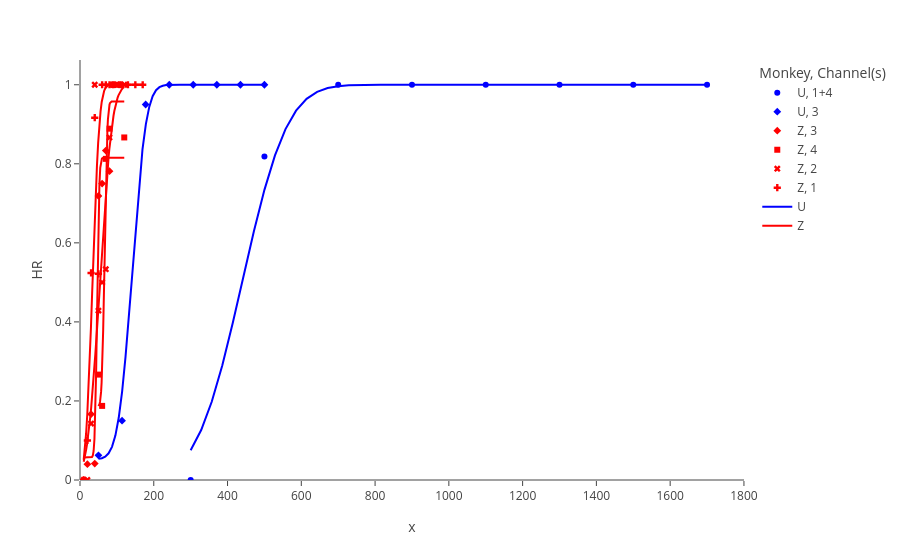

Notebook cell for this chart:
### Code cell
plot.psycho(dff)

### Figure 1 — Plotly figure (JSON) as saved in the notebook; plotly's stock layout.template omitted (floating-point values rounded to 4 significant figures)
{"data": [{"hovertemplate": "Monkey=U<br>Channel(s)=1+4<br>x=%{x}<br>HR=%{y}<extra></extra>", "legendgroup": "U, 1+4", "marker": {"color": "blue", "symbol": "circle"}, "mode": "markers", "name": "U, 1+4", "orientation": "v", "showlegend": true, "type": "scatter", "x": [300, 500, 700, 900, 1100, 1300, 1500, 1700], "xaxis": "x", "y": [0, 0.8182, 1, 1, 1, 1, 1, 1], "yaxis": "y"}, {"hovertemplate": "Monkey=U<br>Channel(s)=3<br>x=%{x}<br>HR=%{y}<extra></extra>", "legendgroup": "U, 3", "marker": {"color": "blue", "symbol": "diamond"}, "mode": "markers", "name": "U, 3", "orientation": "v", "showlegend": true, "type": "scatter", "x": [50, 114, 178, 242, 307, 371, 435, 500], "xaxis": "x", "y": [0.0625, 0.15, 0.95, 1, 1, 1, 1, 1], "yaxis": "y"}, {"hovertemplate": "Monkey=Z<br>Channel(s)=3<br>x=%{x}<br>HR=%{y}<extra></extra>", "legendgroup": "Z, 3", "marker": {"color": "red", "symbol": "diamond"}, "mode": "markers", "name": "Z, 3", "orientation": "v", "showlegend": true, "type": "scatter", "x": [10, 20, 30, 40, 50, 60, 70, 80], "xaxis": "x", "y": [0, 0.04, 0.1667, 0.04167, 0.7188, 0.75, 0.8333, 0.7812], "yaxis": "y"}, {"hovertemplate": "Monkey=Z<br>Channel(s)=4<br>x=%{x}<br>HR=%{y}<extra></extra>", "legendgroup": "Z, 4", "marker": {"color": "red", "symbol": "square"}, "mode": "markers", "name": "Z, 4", "orientation": "v", "showlegend": true, "type": "scatter", "x": [50, 60, 70, 80, 90, 100, 110, 120], "xaxis": "x", "y": [0.2667, 0.1875, 0.8125, 0.8889, 1, 1, 1, 0.8667], "yaxis": "y"}, {"hovertemplate": "Monkey=Z<br>Channel(s)=2<br>x=%{x}<br>HR=%{y}<extra></extra>", "legendgroup": "Z, 2", "marker": {"color": "red", "symbol": "x"}, "mode": "markers", "name": "Z, 2", "orientation": "v", "showlegend": true, "type": "scatter", "x": [10, 20, 30, 40, 50, 60, 70, 80, 90, 100, 110, 120], "xaxis": "x", "y": [0, 0, 0.1429, 1, 0.4286, 0.5, 0.5333, 0.8667, 1, 1, 1, 1], "yaxis": "y"}, {"hovertemplate": "Monkey=Z<br>Channel(s)=1<br>x=%{x}<br>HR=%{y}<extra></extra>", "legendgroup": "Z, 1", "marker": {"color": "red", "symbol": "cross"}, "mode": "markers", "name": "Z, 1", "orientation": "v", "showlegend": true, "type": "scatter", "x": [10, 20, 30, 40, 50, 60, 70, 80, 90, 110, 130, 150, 170], "xaxis": "x", "y": [0, 0.1, 0.5238, 0.9167, 0.5217, 1, 1, 1, 1, 1, 1, 1, 1], "yaxis": "y"}, {"hovertemplate": "Monkey=U<br>id=27<br>x=%{x}<br>y=%{y}<extra></extra>", "legendgroup": "U", "line": {"color": "blue", "dash": "solid"}, "mode": "lines", "name": "U", "orientation": "v", "showlegend": true, "type": "scatter", "x": [300, 328.6, 357.1, 385.7, 414.3, 442.9, 471.4, 500, 528.6, 557.1, 585.7, 614.3, 642.9, 671.4, 700, 728.6, 757.1, 785.7, 814.3, 842.9, 871.4, 900, 928.6, 957.1, 985.7, 1014.0, 1043.0, 1071.0, 1100, 1129.0, 1157.0, 1186.0, 1214.0, 1243.0, 1271.0, 1300, 1329.0, 1357.0, 1386.0, 1414.0, 1443.0, 1471.0, 1500, 1529.0, 1557.0, 1586.0, 1614.0, 1643.0, 1671.0, 1700], "xaxis": "x", "y": [0.0752, 0.1264, 0.198, 0.2897, 0.3977, 0.5142, 0.6294, 0.7341, 0.8212, 0.8878, 0.9345, 0.9645, 0.9821, 0.9917, 0.9964, 0.9986, 0.9995, 0.9998, 0.9999, 1.0, 1.0, 1.0, 1.0, 1.0, 1.0, 1.0, 1.0, 1.0, 1.0, 1.0, 1.0, 1.0, 1.0, 1.0, 1.0, 1.0, 1.0, 1.0, 1.0, 1.0, 1.0, 1.0, 1.0, 1.0, 1.0, 1.0, 1.0, 1.0, 1.0, 1.0], "yaxis": "y"}, {"hovertemplate": "Monkey=U<br>id=28<br>x=%{x}<br>y=%{y}<extra></extra>", "legendgroup": "U", "line": {"color": "blue", "dash": "solid"}, "mode": "lines", "name": "U", "orientation": "v", "showlegend": false, "type": "scatter", "x": [50, 59.18, 68.37, 77.55, 86.73, 95.92, 105.1, 114.3, 123.5, 132.7, 141.8, 151.0, 160.2, 169.4, 178.6, 187.8, 196.9, 206.1, 215.3, 224.5, 233.7, 242.9, 252.0, 261.2, 270.4, 279.6, 288.8, 298.0, 307.1, 316.3, 325.5, 334.7, 343.9, 353.1, 362.2, 371.4, 380.6, 389.8, 399.0, 408.2, 417.3, 426.5, 435.7, 444.9, 454.1, 463.3, 472.4, 481.6, 490.8, 500], "xaxis": "x", "y": [0.05345, 0.05515, 0.05912, 0.06754, 0.08381, 0.1124, 0.158, 0.2243, 0.312, 0.4174, 0.5327, 0.6474, 0.7511, 0.8365, 0.9005, 0.944, 0.971, 0.9862, 0.9939, 0.9976, 0.9991, 0.9997, 0.9999, 1.0, 1.0, 1.0, 1.0, 1.0, 1.0, 1.0, 1.0, 1.0, 1.0, 1.0, 1.0, 1.0, 1.0, 1.0, 1.0, 1.0, 1.0, 1.0, 1.0, 1.0, 1.0, 1.0, 1.0, 1.0, 1.0, 1.0], "yaxis": "y"}, {"hovertemplate": "Monkey=Z<br>id=989<br>x=%{x}<br>y=%{y}<extra></extra>", "legendgroup": "Z", "line": {"color": "red", "dash": "solid"}, "mode": "lines", "name": "Z", "orientation": "v", "showlegend": true, "type": "scatter", "x": [50, 51.43, 52.86, 54.29, 55.71, 57.14, 58.57, 60, 61.43, 62.86, 64.29, 65.71, 67.14, 68.57, 70, 71.43, 72.86, 74.29, 75.71, 77.14, 78.57, 80, 81.43, 82.86, 84.29, 85.71, 87.14, 88.57, 90, 91.43, 92.86, 94.29, 95.71, 97.14, 98.57, 100, 101.4, 102.9, 104.3, 105.7, 107.1, 108.6, 110, 111.4, 112.9, 114.3, 115.7, 117.1, 118.6, 120], "xaxis": "x", "y": [0.1871, 0.1887, 0.1919, 0.1976, 0.2073, 0.2229, 0.2464, 0.2797, 0.3242, 0.38, 0.4458, 0.5188, 0.595, 0.6698, 0.7388, 0.7988, 0.8478, 0.8854, 0.9125, 0.931, 0.9428, 0.9498, 0.9538, 0.956, 0.957, 0.9575, 0.9578, 0.9579, 0.9579, 0.9579, 0.9579, 0.9579, 0.9579, 0.9579, 0.9579, 0.9579, 0.9579, 0.9579, 0.9579, 0.9579, 0.9579, 0.9579, 0.9579, 0.9579, 0.9579, 0.9579, 0.9579, 0.9579, 0.9579, 0.9579], "yaxis": "y"}, {"hovertemplate": "Monkey=Z<br>id=990<br>x=%{x}<br>y=%{y}<extra></extra>", "legendgroup": "Z", "line": {"color": "red", "dash": "solid"}, "mode": "lines", "name": "Z", "orientation": "v", "showlegend": false, "type": "scatter", "x": [10, 12.24, 14.49, 16.73, 18.98, 21.22, 23.47, 25.71, 27.96, 30.2, 32.45, 34.69, 36.94, 39.18, 41.43, 43.67, 45.92, 48.16, 50.41, 52.65, 54.9, 57.14, 59.39, 61.63, 63.88, 66.12, 68.37, 70.61, 72.86, 75.1, 77.35, 79.59, 81.84, 84.08, 86.33, 88.57, 90.82, 93.06, 95.31, 97.55, 99.8, 102.0, 104.3, 106.5, 108.8, 111.0, 113.3, 115.5, 117.8, 120], "xaxis": "x", "y": [0.05719, 0.05719, 0.05719, 0.05719, 0.05719, 0.05719, 0.05719, 0.0572, 0.05722, 0.05739, 0.05826, 0.06182, 0.07348, 0.1038, 0.1667, 0.2704, 0.4068, 0.5495, 0.6686, 0.7477, 0.7895, 0.8072, 0.8131, 0.8147, 0.815, 0.8151, 0.8151, 0.8151, 0.8151, 0.8151, 0.8151, 0.8151, 0.8151, 0.8151, 0.8151, 0.8151, 0.8151, 0.8151, 0.8151, 0.8151, 0.8151, 0.8151, 0.8151, 0.8151, 0.8151, 0.8151, 0.8151, 0.8151, 0.8151, 0.8151], "yaxis": "y"}, {"hovertemplate": "Monkey=Z<br>id=991<br>x=%{x}<br>y=%{y}<extra></extra>", "legendgroup": "Z", "line": {"color": "red", "dash": "solid"}, "mode": "lines", "name": "Z", "orientation": "v", "showlegend": false, "type": "scatter", "x": [10, 12.24, 14.49, 16.73, 18.98, 21.22, 23.47, 25.71, 27.96, 30.2, 32.45, 34.69, 36.94, 39.18, 41.43, 43.67, 45.92, 48.16, 50.41, 52.65, 54.9, 57.14, 59.39, 61.63, 63.88, 66.12, 68.37, 70.61, 72.86, 75.1, 77.35, 79.59, 81.84, 84.08, 86.33, 88.57, 90.82, 93.06, 95.31, 97.55, 99.8, 102.0, 104.3, 106.5, 108.8, 111.0, 113.3, 115.5, 117.8, 120], "xaxis": "x", "y": [0.04631, 0.05527, 0.06555, 0.07725, 0.09048, 0.1053, 0.1219, 0.1401, 0.1602, 0.182, 0.2056, 0.231, 0.258, 0.2865, 0.3165, 0.3477, 0.38, 0.4132, 0.447, 0.4811, 0.5155, 0.5497, 0.5835, 0.6167, 0.6491, 0.6805, 0.7106, 0.7393, 0.7664, 0.792, 0.8158, 0.8378, 0.858, 0.8765, 0.8932, 0.9082, 0.9216, 0.9334, 0.9438, 0.9529, 0.9608, 0.9675, 0.9733, 0.9782, 0.9823, 0.9857, 0.9886, 0.9909, 0.9928, 0.9944], "yaxis": "y"}, {"hovertemplate": "Monkey=Z<br>id=992<br>x=%{x}<br>y=%{y}<extra></extra>", "legendgroup": "Z", "line": {"color": "red", "dash": "solid"}, "mode": "lines", "name": "Z", "orientation": "v", "showlegend": false, "type": "scatter", "x": [10, 13.27, 16.53, 19.8, 23.06, 26.33, 29.59, 32.86, 36.12, 39.39, 42.65, 45.92, 49.18, 52.45, 55.71, 58.98, 62.24, 65.51, 68.78, 72.04, 75.31, 78.57, 81.84, 85.1, 88.37, 91.63, 94.9, 98.16, 101.4, 104.7, 108.0, 111.2, 114.5, 117.8, 121.0, 124.3, 127.6, 130.8, 134.1, 137.3, 140.6, 143.9, 147.1, 150.4, 153.7, 156.9, 160.2, 163.5, 166.7, 170], "xaxis": "x", "y": [0.05093, 0.07885, 0.1171, 0.167, 0.2289, 0.3019, 0.3839, 0.4715, 0.5604, 0.6465, 0.7256, 0.7948, 0.8524, 0.8981, 0.9325, 0.9571, 0.9739, 0.9848, 0.9916, 0.9955, 0.9977, 0.9989, 0.9995, 0.9998, 0.9999, 1.0, 1.0, 1.0, 1.0, 1.0, 1.0, 1.0, 1.0, 1.0, 1.0, 1.0, 1.0, 1.0, 1.0, 1.0, 1.0, 1.0, 1.0, 1.0, 1.0, 1.0, 1.0, 1.0, 1.0, 1.0], "yaxis": "y"}], "layout": {"autosize": true, "legend": {"title": {"text": "Monkey, Channel(s)"}, "tracegroupgap": 0}, "margin": {"t": 60}, "xaxis": {"anchor": "y", "autorange": true, "domain": [0, 1], "range": [0, 1801.0], "showspikes": false, "title": {"text": "x"}, "type": "linear"}, "yaxis": {"anchor": "x", "autorange": true, "domain": [0, 1], "range": [0, 1.066], "showspikes": false, "title": {"text": "HR"}, "type": "linear"}}}
